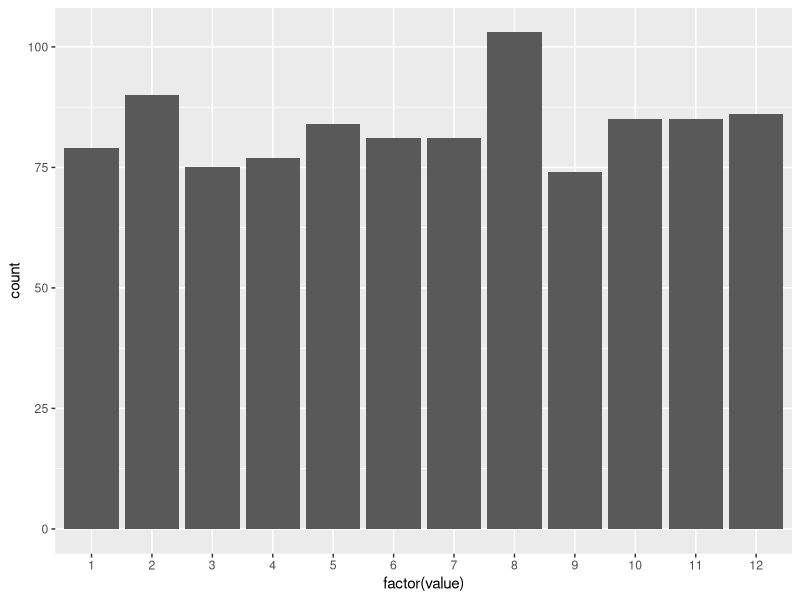
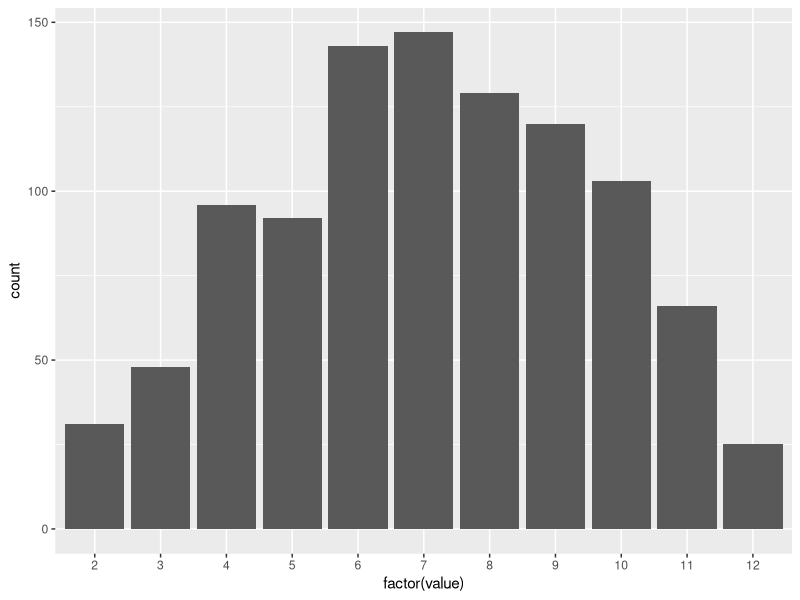
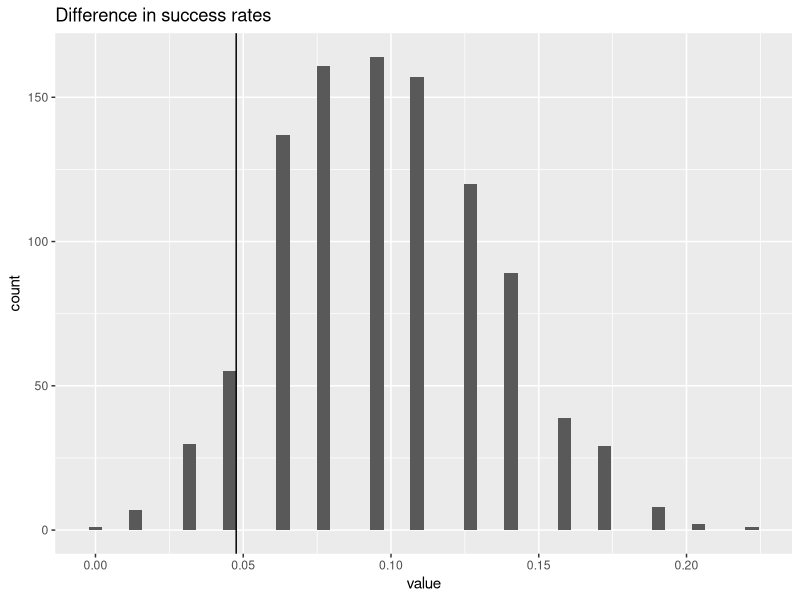

Write R code to recreate these figures, in order.
## ---- chunk 1
library(tidyverse)
## ---- chunk 2
dice_12 <- sample(1:12, 1000, replace = TRUE) %>%
  as_data_frame()
dice_66 <- sample(1:6, 1000, replace = TRUE) + sample(1:6, 1000, replace = TRUE) %>%
  as_data_frame()

ggplot(dice_12) +
  geom_bar(aes(factor(value)), stat = "count")
ggplot(dice_66) +
  geom_bar(aes(factor(value)), stat = "count")

mean(dice_12$value)
mean(dice_66$value)

sd(dice_12$value)
sd(dice_66$value)
## ---- chunk 3
point_estimate <- 3 / 63
## ---- chunk 4
simulated_point_estimates <- 
  data_frame(value = seq(1:1000)) %>%
  mutate(value = 1:1000 %>%
    map_dbl(function(i) {
      sum(
        runif(63) < 0.1
      ) / 63
    }))
mean(simulated_point_estimates$value)

ggplot(simulated_point_estimates) +
  geom_histogram(aes(value), bins = 50) +
  geom_vline(xintercept = point_estimate) +
  labs(title = "Difference in success rates")

p_value_sim <- (sum(simulated_point_estimates$value <= point_estimate) * 2) / 1000
## ---- chunk 5
# Calculate the standard deviation
SE <- sqrt((0.1 * (1 - 0.1) / 63))
# Calculate the Z-score
Z <- (0.1 - point_estimate) / SE
# Calculate the p-value
p_value_norm <- (1- pnorm(Z, 0, 1)) * 2
